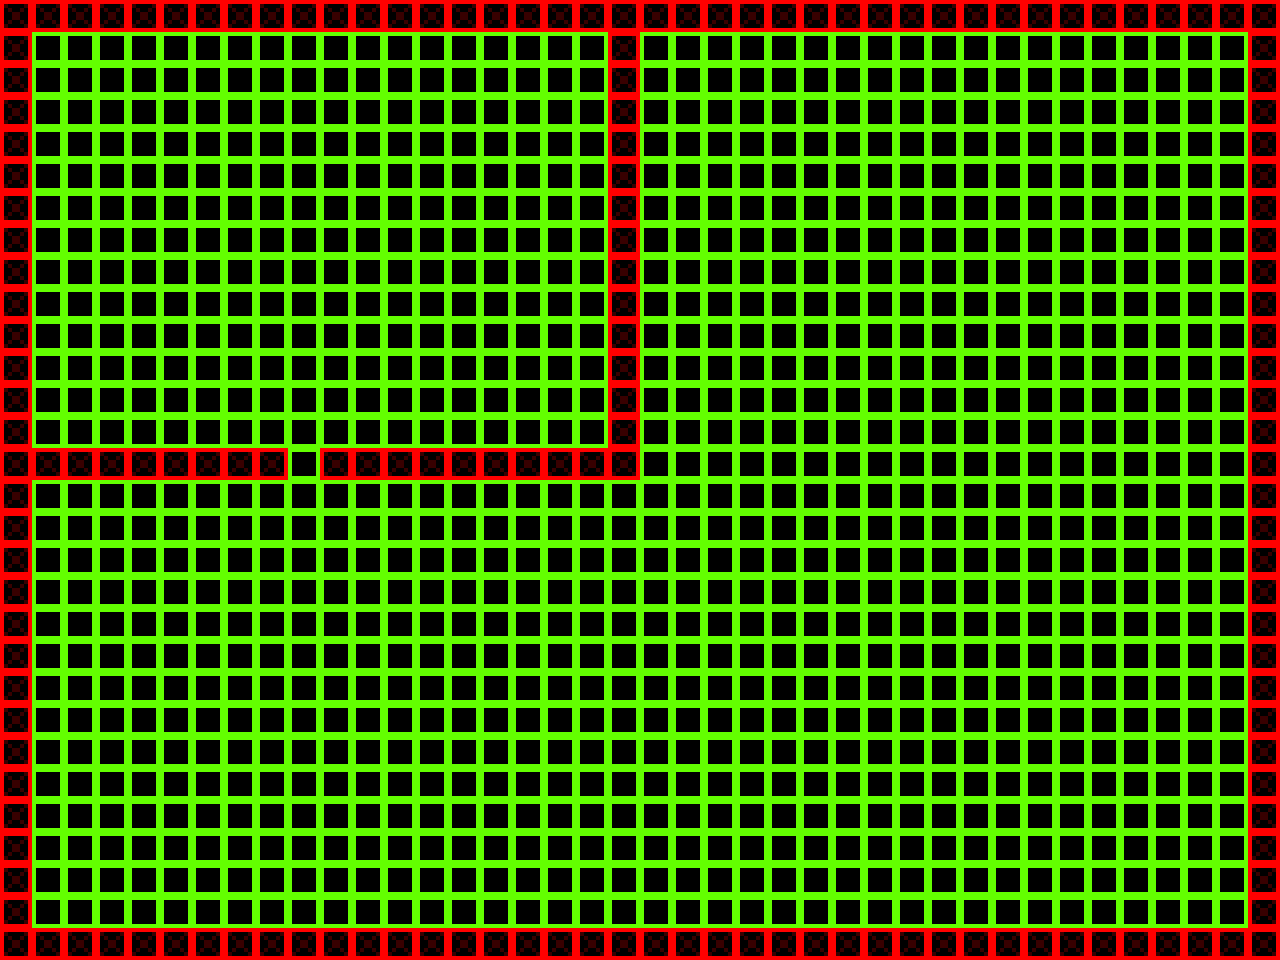

A level layout from a 2D game, rendered from its tile map. Below: a short description, then the map file with its tile-grid data intact:
An orthogonal 40x30 tile map with 32x32 px tiles, 2 tile layers (map, collision).

<map version="1.2" tiledversion="1.2.3" orientation="orthogonal" renderorder="right-down" width="40" height="30" tilewidth="32" tileheight="32" infinite="0" nextlayerid="5" nextobjectid="1">
 <tileset firstgid="1" source="tileset_levent.tsx" />
 <layer id="3" name="map" width="40" height="30">
  <data encoding="csv">
8,8,8,8,8,8,8,8,8,8,8,8,8,8,8,8,8,8,8,8,8,8,8,8,8,8,8,8,8,8,8,8,8,8,8,8,8,8,8,8,
8,16,16,16,16,16,16,16,16,16,16,16,16,16,16,16,16,16,16,8,16,16,16,16,16,16,16,16,16,16,16,16,16,16,16,16,16,16,16,8,
8,16,16,16,16,16,16,16,16,16,16,16,16,16,16,16,16,16,16,8,16,16,16,16,16,16,16,16,16,16,16,16,16,16,16,16,16,16,16,8,
8,16,16,16,16,16,16,16,16,16,16,16,16,16,16,16,16,16,16,8,16,16,16,16,16,16,16,16,16,16,16,16,16,16,16,16,16,16,16,8,
8,16,16,16,16,16,16,16,16,16,16,16,16,16,16,16,16,16,16,8,16,16,16,16,16,16,16,16,16,16,16,16,16,16,16,16,16,16,16,8,
8,16,16,16,16,16,16,16,16,16,16,16,16,16,16,16,16,16,16,8,16,16,16,16,16,16,16,16,16,16,16,16,16,16,16,16,16,16,16,8,
8,16,16,16,16,16,16,16,16,16,16,16,16,16,16,16,16,16,16,8,16,16,16,16,16,16,16,16,16,16,16,16,16,16,16,16,16,16,16,8,
8,16,16,16,16,16,16,16,16,16,16,16,16,16,16,16,16,16,16,8,16,16,16,16,16,16,16,16,16,16,16,16,16,16,16,16,16,16,16,8,
8,16,16,16,16,16,16,16,16,16,16,16,16,16,16,16,16,16,16,8,16,16,16,16,16,16,16,16,16,16,16,16,16,16,16,16,16,16,16,8,
8,16,16,16,16,16,16,16,16,16,16,16,16,16,16,16,16,16,16,8,16,16,16,16,16,16,16,16,16,16,16,16,16,16,16,16,16,16,16,8,
8,16,16,16,16,16,16,16,16,16,16,16,16,16,16,16,16,16,16,8,16,16,16,16,16,16,16,16,16,16,16,16,16,16,16,16,16,16,16,8,
8,16,16,16,16,16,16,16,16,16,16,16,16,16,16,16,16,16,16,8,16,16,16,16,16,16,16,16,16,16,16,16,16,16,16,16,16,16,16,8,
8,16,16,16,16,16,16,16,16,16,16,16,16,16,16,16,16,16,16,8,16,16,16,16,16,16,16,16,16,16,16,16,16,16,16,16,16,16,16,8,
8,16,16,16,16,16,16,16,16,16,16,16,16,16,16,16,16,16,16,8,16,16,16,16,16,16,16,16,16,16,16,16,16,16,16,16,16,16,16,8,
8,8,8,8,8,8,8,8,8,16,8,8,8,8,8,8,8,8,8,8,16,16,16,16,16,16,16,16,16,16,16,16,16,16,16,16,16,16,16,8,
8,16,16,16,16,16,16,16,16,16,16,16,16,16,16,16,16,16,16,16,16,16,16,16,16,16,16,16,16,16,16,16,16,16,16,16,16,16,16,8,
8,16,16,16,16,16,16,16,16,16,16,16,16,16,16,16,16,16,16,16,16,16,16,16,16,16,16,16,16,16,16,16,16,16,16,16,16,16,16,8,
8,16,16,16,16,16,16,16,16,16,16,16,16,16,16,16,16,16,16,16,16,16,16,16,16,16,16,16,16,16,16,16,16,16,16,16,16,16,16,8,
8,16,16,16,16,16,16,16,16,16,16,16,16,16,16,16,16,16,16,16,16,16,16,16,16,16,16,16,16,16,16,16,16,16,16,16,16,16,16,8,
8,16,16,16,16,16,16,16,16,16,16,16,16,16,16,16,16,16,16,16,16,16,16,16,16,16,16,16,16,16,16,16,16,16,16,16,16,16,16,8,
8,16,16,16,16,16,16,16,16,16,16,16,16,16,16,16,16,16,16,16,16,16,16,16,16,16,16,16,16,16,16,16,16,16,16,16,16,16,16,8,
8,16,16,16,16,16,16,16,16,16,16,16,16,16,16,16,16,16,16,16,16,16,16,16,16,16,16,16,16,16,16,16,16,16,16,16,16,16,16,8,
8,16,16,16,16,16,16,16,16,16,16,16,16,16,16,16,16,16,16,16,16,16,16,16,16,16,16,16,16,16,16,16,16,16,16,16,16,16,16,8,
8,16,16,16,16,16,16,16,16,16,16,16,16,16,16,16,16,16,16,16,16,16,16,16,16,16,16,16,16,16,16,16,16,16,16,16,16,16,16,8,
8,16,16,16,16,16,16,16,16,16,16,16,16,16,16,16,16,16,16,16,16,16,16,16,16,16,16,16,16,16,16,16,16,16,16,16,16,16,16,8,
8,16,16,16,16,16,16,16,16,16,16,16,16,16,16,16,16,16,16,16,16,16,16,16,16,16,16,16,16,16,16,16,16,16,16,16,16,16,16,8,
8,16,16,16,16,16,16,16,16,16,16,16,16,16,16,16,16,16,16,16,16,16,16,16,16,16,16,16,16,16,16,16,16,16,16,16,16,16,16,8,
8,16,16,16,16,16,16,16,16,16,16,16,16,16,16,16,16,16,16,16,16,16,16,16,16,16,16,16,16,16,16,16,16,16,16,16,16,16,16,8,
8,16,16,16,16,16,16,16,16,16,16,16,16,16,16,16,16,16,16,16,16,16,16,16,16,16,16,16,16,16,16,16,16,16,16,16,16,16,16,8,
8,8,8,8,8,8,8,8,8,8,8,8,8,8,8,8,8,8,8,8,8,8,8,8,8,8,8,8,8,8,8,8,8,8,8,8,8,8,8,8
</data>
 </layer>
 <layer id="4" name="collision" width="40" height="30" opacity="0.22">
  <data encoding="csv">
5,5,5,5,5,5,5,5,5,5,5,5,5,5,5,5,5,5,5,5,5,5,5,5,5,5,5,5,5,5,5,5,5,5,5,5,5,5,5,5,
5,0,0,0,0,0,0,0,0,0,0,0,0,0,0,0,0,0,0,5,0,0,0,0,0,0,0,0,0,0,0,0,0,0,0,0,0,0,0,5,
5,0,0,0,0,0,0,0,0,0,0,0,0,0,0,0,0,0,0,5,0,0,0,0,0,0,0,0,0,0,0,0,0,0,0,0,0,0,0,5,
5,0,0,0,0,0,0,0,0,0,0,0,0,0,0,0,0,0,0,5,0,0,0,0,0,0,0,0,0,0,0,0,0,0,0,0,0,0,0,5,
5,0,0,0,0,0,0,0,0,0,0,0,0,0,0,0,0,0,0,5,0,0,0,0,0,0,0,0,0,0,0,0,0,0,0,0,0,0,0,5,
5,0,0,0,0,0,0,0,0,0,0,0,0,0,0,0,0,0,0,5,0,0,0,0,0,0,0,0,0,0,0,0,0,0,0,0,0,0,0,5,
5,0,0,0,0,0,0,0,0,0,0,0,0,0,0,0,0,0,0,5,0,0,0,0,0,0,0,0,0,0,0,0,0,0,0,0,0,0,0,5,
5,0,0,0,0,0,0,0,0,0,0,0,0,0,0,0,0,0,0,5,0,0,0,0,0,0,0,0,0,0,0,0,0,0,0,0,0,0,0,5,
5,0,0,0,0,0,0,0,0,0,0,0,0,0,0,0,0,0,0,5,0,0,0,0,0,0,0,0,0,0,0,0,0,0,0,0,0,0,0,5,
5,0,0,0,0,0,0,0,0,0,0,0,0,0,0,0,0,0,0,5,0,0,0,0,0,0,0,0,0,0,0,0,0,0,0,0,0,0,0,5,
5,0,0,0,0,0,0,0,0,0,0,0,0,0,0,0,0,0,0,5,0,0,0,0,0,0,0,0,0,0,0,0,0,0,0,0,0,0,0,5,
5,0,0,0,0,0,0,0,0,0,0,0,0,0,0,0,0,0,0,5,0,0,0,0,0,0,0,0,0,0,0,0,0,0,0,0,0,0,0,5,
5,0,0,0,0,0,0,0,0,0,0,0,0,0,0,0,0,0,0,5,0,0,0,0,0,0,0,0,0,0,0,0,0,0,0,0,0,0,0,5,
5,0,0,0,0,0,0,0,0,0,0,0,0,0,0,0,0,0,0,5,0,0,0,0,0,0,0,0,0,0,0,0,0,0,0,0,0,0,0,5,
5,5,5,5,5,5,5,5,5,0,5,5,5,5,5,5,5,5,5,5,0,0,0,0,0,0,0,0,0,0,0,0,0,0,0,0,0,0,0,5,
5,0,0,0,0,0,0,0,0,0,0,0,0,0,0,0,0,0,0,0,0,0,0,0,0,0,0,0,0,0,0,0,0,0,0,0,0,0,0,5,
5,0,0,0,0,0,0,0,0,0,0,0,0,0,0,0,0,0,0,0,0,0,0,0,0,0,0,0,0,0,0,0,0,0,0,0,0,0,0,5,
5,0,0,0,0,0,0,0,0,0,0,0,0,0,0,0,0,0,0,0,0,0,0,0,0,0,0,0,0,0,0,0,0,0,0,0,0,0,0,5,
5,0,0,0,0,0,0,0,0,0,0,0,0,0,0,0,0,0,0,0,0,0,0,0,0,0,0,0,0,0,0,0,0,0,0,0,0,0,0,5,
5,0,0,0,0,0,0,0,0,0,0,0,0,0,0,0,0,0,0,0,0,0,0,0,0,0,0,0,0,0,0,0,0,0,0,0,0,0,0,5,
5,0,0,0,0,0,0,0,0,0,0,0,0,0,0,0,0,0,0,0,0,0,0,0,0,0,0,0,0,0,0,0,0,0,0,0,0,0,0,5,
5,0,0,0,0,0,0,0,0,0,0,0,0,0,0,0,0,0,0,0,0,0,0,0,0,0,0,0,0,0,0,0,0,0,0,0,0,0,0,5,
5,0,0,0,0,0,0,0,0,0,0,0,0,0,0,0,0,0,0,0,0,0,0,0,0,0,0,0,0,0,0,0,0,0,0,0,0,0,0,5,
5,0,0,0,0,0,0,0,0,0,0,0,0,0,0,0,0,0,0,0,0,0,0,0,0,0,0,0,0,0,0,0,0,0,0,0,0,0,0,5,
5,0,0,0,0,0,0,0,0,0,0,0,0,0,0,0,0,0,0,0,0,0,0,0,0,0,0,0,0,0,0,0,0,0,0,0,0,0,0,5,
5,0,0,0,0,0,0,0,0,0,0,0,0,0,0,0,0,0,0,0,0,0,0,0,0,0,0,0,0,0,0,0,0,0,0,0,0,0,0,5,
5,0,0,0,0,0,0,0,0,0,0,0,0,0,0,0,0,0,0,0,0,0,0,0,0,0,0,0,0,0,0,0,0,0,0,0,0,0,0,5,
5,0,0,0,0,0,0,0,0,0,0,0,0,0,0,0,0,0,0,0,0,0,0,0,0,0,0,0,0,0,0,0,0,0,0,0,0,0,0,5,
5,0,0,0,0,0,0,0,0,0,0,0,0,0,0,0,0,0,0,0,0,0,0,0,0,0,0,0,0,0,0,0,0,0,0,0,0,0,0,5,
5,5,5,5,5,5,5,5,5,5,5,5,5,5,5,5,5,5,5,5,5,5,5,5,5,5,5,5,5,5,5,5,5,5,5,5,5,5,5,5
</data>
 </layer>
</map>
